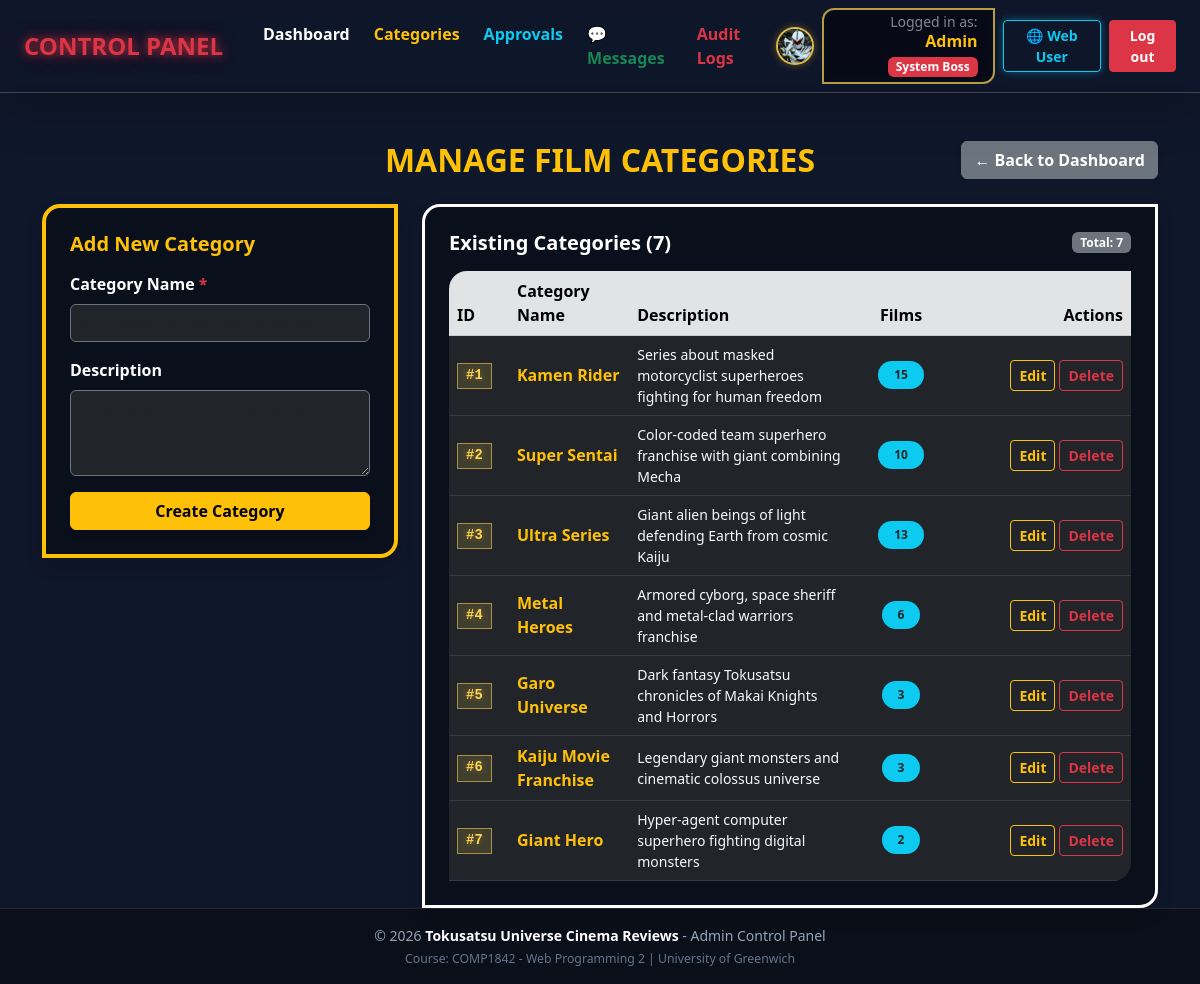
The page /index.php?route=admin/manage-categories (signed in) on the database its author committed.
### tables this page shows
CREATE TABLE `users` (
  `id` int(11) NOT NULL,
  `name` varchar(255) NOT NULL,
  `email` varchar(255) NOT NULL,
  `password` varchar(255) NOT NULL,
  `role` tinyint(1) DEFAULT 0 COMMENT '0 = User, 1 = Boss, 2+ = Sub-Admin',
  `created_at` timestamp NOT NULL DEFAULT current_timestamp(),
  `updated_at` timestamp NOT NULL DEFAULT current_timestamp() ON UPDATE current_timestamp(),
  `avatar` varchar(255) DEFAULT 'default_avatar.webp',
  `bio` text DEFAULT NULL,
  `favorite_genre` varchar(100) DEFAULT NULL,
  `status` enum('active','on_break') DEFAULT 'active',
  `credibility_score` int(11) DEFAULT 0,
  `badge` varchar(50) DEFAULT 'Newbie',
  `is_deleted` tinyint(1) DEFAULT 0,
  `is_blocked` tinyint(1) NOT NULL DEFAULT 0,
  `blocked_until` datetime DEFAULT NULL,
  `block_reason` varchar(255) DEFAULT NULL,
  `reset_token` varchar(255) DEFAULT NULL,
  `reset_expires` datetime DEFAULT NULL
);

CREATE TABLE `category` (
  `id` int(11) NOT NULL,
  `category_name` varchar(100) NOT NULL,
  `description` text DEFAULT NULL
);

### views/admin/manage_categories.php (the view, shortened to what the rows shown need)
<?php
$categories = is_array($categories ?? null) ? $categories : [];
$isBoss = !empty($isBoss);
?>
<div class="row align-items-center mb-4">
    <div class="col-12 col-md-6 text-center">
        <h2 class="text-warning fw-bold m-0 text-center">MANAGE FILM CATEGORIES</h2>
    </div>
</div>
<div class="row g-4">
    <div class="col-lg-8">
        <div class="card admin-card p-4 shadow">
            <div class="table-responsive">
                <table class="table table-dark table-hover align-middle mb-0">
                    <thead class="table-secondary text-dark">
                        <tr>
                            <th style="width: 60px;">ID</th>
                            <th>Category Name</th>
                            <th>Description</th>
                            <th class="text-center" style="width: 100px;">Films</th>
                            <th class="text-end" style="width: 180px;">Actions</th>
                        </tr>
                    </thead>
                    <tbody>
                        <?php if (empty($categories)): ?>
                            <tr>
                                <td colspan="5" class="text-center text-muted py-4">No categories found.</td>
                            </tr>
                        <?php else: ?>
                            <?php foreach ($categories as $cat): ?>
                                <?php
                                    $catId = (int) ($cat['id'] ?? 0);
                                    $catName = (string) ($cat['category_name'] ?? '');
                                    $filmCount = (int) ($cat['film_count'] ?? 0);
                                    $confirmDel = "System Boss Authority: Are you sure you want to delete category '" . $catName . "'"
                                        . ($filmCount > 0 ? " (currently associated with {$filmCount} film(s))" : '')
                                        . '?';
                                ?>
                                <tr>
                                    <td class="fw-bold">
                                        <span class="audit-id-badge">#<?= $catId ?></span>
                                    </td>
                                    <td>
                                        <span class="fw-bold text-warning fs-6"><?= $viewHelper->e($catName) ?></span>
                                    </td>
                                    <td class="small text-light">
                                        <?= $viewHelper->e($cat['description'] ?? 'No description') ?>
                                    </td>
                                    <td class="text-center">
                                        <span class="badge <?= ($filmCount > 0) ? 'bg-info text-dark' : 'bg-secondary' ?> rounded-pill px-3 py-2 fw-bold">
                                            <?= $filmCount ?>
                                        </span>
                                    </td>
                                    <td class="text-end text-nowrap">
                                        <div class="d-inline-flex align-items-center justify-content-end gap-1">
                                            <?php if ($isBoss): ?>
                                                <button type="button" class="btn btn-outline-warning btn-sm fw-bold"
                                                        data-toggle-edit-id="<?= $catId ?>">
                                                    Edit
                                                </button>
                                                <form action="<?= $viewHelper->routeUrl('admin/delete-category', [], false) ?>"
                                                      method="POST"
                                                      class="d-inline m-0 p-0"
                                                      data-confirm="<?= $viewHelper->e($confirmDel) ?>">
                                                    <button type="submit" class="btn btn-outline-danger btn-sm fw-bold">
                                                        Delete
                                                    </button>
                                                </form>
                                            <?php else: ?>
                                                <button type="button" class="btn btn-outline-secondary btn-sm" disabled title="Only the System Boss has permission to edit or delete categories">
                                                    Boss Only
                                                </button>
                                            <?php endif; ?>
                                        </div>
                                    </td>
                                </tr>
                            <?php endforeach; ?>
                        <?php endif; ?>
                    </tbody>
                </table>
            </div>
        </div>
    </div>
</div>

### views/layouts/admin.php (shortened to what the rows shown need)
<!DOCTYPE html>
<html lang="en">
<head>
    <link href="https://cdn.jsdelivr.net/npm/bootstrap@5.3.0/dist/css/bootstrap.min.css" rel="stylesheet">
    <link rel="stylesheet" href="<?= $viewHelper->asset('public/css/admin_style.css?v=3.8') ?>">
</head>
<body class="admin-body d-flex flex-column min-vh-100">
    <nav class="navbar navbar-expand-lg navbar-dark admin-navbar shadow-lg mb-5 sticky-top">
        <div class="container-fluid px-4">
            <div class="d-flex align-items-center gap-2 ms-auto">
                <div class="user-badge d-none d-sm-block text-end">
                    <span class="text-white-50 small d-block" style="line-height: 1;">Logged in as:</span>
                    <span class="text-warning fw-bold fs-6">
                        <?= $viewHelper->e(($auth['name'] ?? '') !== '' ? $auth['name'] : ($auth['email'] ?? 'Administrator')) ?>
                    </span>
                    <?php if (!empty($auth['is_boss'])): ?>
                        <span class="badge bg-danger ms-1"> System Boss</span>
                    <?php else: ?>
                        <span class="badge bg-warning text-dark ms-1"> Sub-Admin</span>
                    <?php endif; ?>
                </div>
            </div>
        </div>
    </nav>
    <main class="container admin-main-content flex-grow-1">
        <?= $output ?? ($content ?? '') ?>
    </main>
</body>
</html>

### rows shown on the page
users: name "Admin"
category: id "1", category_name "Kamen Rider", description "Series about masked motorcyclist superheroes fighting for human freedom", filmCount "15"
category: id "2", category_name "Super Sentai", description "Color-coded team superhero franchise with giant combining Mecha", filmCount "10"
category: id "3", category_name "Ultra Series", description "Giant alien beings of light defending Earth from cosmic Kaiju", filmCount "13"
category: id "4", category_name "Metal Heroes", description "Armored cyborg, space sheriff and metal-clad warriors franchise", filmCount "6"
category: id "5", category_name "Garo Universe", description "Dark fantasy Tokusatsu chronicles of Makai Knights and Horrors", filmCount "3"
category: id "6", category_name "Kaiju Movie Franchise", description "Legendary giant monsters and cinematic colossus universe", filmCount "3"
category: id "7", category_name "Giant Hero", description "Hyper-agent computer superhero fighting digital monsters", filmCount "2"

### other values the page prints
count($categories) "7"
$viewHelper->e($currentYear) "2026"
